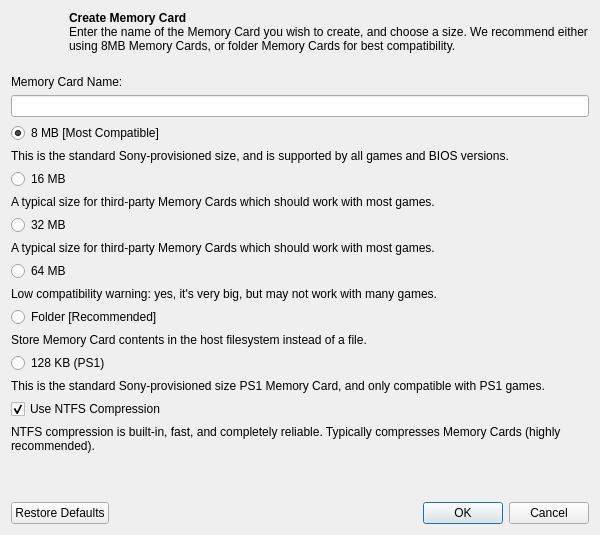
<?xml version="1.0" encoding="UTF-8"?>
<ui version="4.0">
 <class>MemoryCardCreateDialog</class>
 <widget class="QDialog" name="MemoryCardCreateDialog">
  <property name="geometry">
   <rect>
    <x>0</x>
    <y>0</y>
    <width>600</width>
    <height>535</height>
   </rect>
  </property>
  <property name="windowTitle">
   <string>Create Memory Card</string>
  </property>
  <property name="modal">
   <bool>true</bool>
  </property>
  <layout class="QVBoxLayout" name="mainLayout">
   <item>
    <layout class="QHBoxLayout" name="horizontalLayout" stretch="0,1">
     <property name="spacing">
      <number>10</number>
     </property>
     <property name="bottomMargin">
      <number>10</number>
     </property>
     <item>
      <widget class="QLabel" name="icon">
       <property name="minimumSize">
        <size>
         <width>48</width>
         <height>48</height>
        </size>
       </property>
       <property name="maximumSize">
        <size>
         <width>48</width>
         <height>48</height>
        </size>
       </property>
       <property name="pixmap">
        <pixmap resource="../resources/resources.qrc">:/icons/black/svg/memcard-line.svg</pixmap>
       </property>
       <property name="alignment">
        <set>Qt::AlignmentFlag::AlignLeading|Qt::AlignmentFlag::AlignLeft|Qt::AlignmentFlag::AlignTop</set>
       </property>
      </widget>
     </item>
     <item>
      <widget class="QLabel" name="label_2">
       <property name="text">
        <string>&lt;html&gt;&lt;head/&gt;&lt;body&gt;&lt;p&gt;&lt;span style=&quot; font-weight:700;&quot;&gt;Create Memory Card&lt;/span&gt;&lt;br /&gt;Enter the name of the Memory Card you wish to create, and choose a size. We recommend either using 8MB Memory Cards, or folder Memory Cards for best compatibility.&lt;/p&gt;&lt;/body&gt;&lt;/html&gt;</string>
       </property>
       <property name="textFormat">
        <enum>Qt::TextFormat::RichText</enum>
       </property>
       <property name="alignment">
        <set>Qt::AlignmentFlag::AlignLeading|Qt::AlignmentFlag::AlignLeft|Qt::AlignmentFlag::AlignTop</set>
       </property>
       <property name="wordWrap">
        <bool>true</bool>
       </property>
      </widget>
     </item>
    </layout>
   </item>
   <item>
    <layout class="QVBoxLayout" name="verticalLayout_7">
     <item>
      <widget class="QLabel" name="label_3">
       <property name="text">
        <string>Memory Card Name:</string>
       </property>
       <property name="buddy">
        <cstring>name</cstring>
       </property>
      </widget>
     </item>
     <item>
      <widget class="QLineEdit" name="name"/>
     </item>
    </layout>
   </item>
   <item>
    <layout class="QVBoxLayout" name="verticalLayout">
     <item>
      <widget class="QRadioButton" name="size8MB">
       <property name="text">
        <string>8 MB [Most Compatible]</string>
       </property>
       <property name="checked">
        <bool>true</bool>
       </property>
      </widget>
     </item>
     <item>
      <widget class="QLabel" name="label_4">
       <property name="text">
        <string>This is the standard Sony-provisioned size, and is supported by all games and BIOS versions.</string>
       </property>
       <property name="alignment">
        <set>Qt::AlignmentFlag::AlignLeading|Qt::AlignmentFlag::AlignLeft|Qt::AlignmentFlag::AlignTop</set>
       </property>
       <property name="wordWrap">
        <bool>true</bool>
       </property>
       <property name="buddy">
        <cstring>size8MB</cstring>
       </property>
      </widget>
     </item>
    </layout>
   </item>
   <item>
    <layout class="QVBoxLayout" name="verticalLayout_2">
     <item>
      <widget class="QRadioButton" name="size16MB">
       <property name="text">
        <string>16 MB</string>
       </property>
      </widget>
     </item>
     <item>
      <widget class="QLabel" name="label_5">
       <property name="text">
        <string>A typical size for third-party Memory Cards which should work with most games.</string>
       </property>
       <property name="alignment">
        <set>Qt::AlignmentFlag::AlignLeading|Qt::AlignmentFlag::AlignLeft|Qt::AlignmentFlag::AlignTop</set>
       </property>
       <property name="wordWrap">
        <bool>true</bool>
       </property>
       <property name="buddy">
        <cstring>size16MB</cstring>
       </property>
      </widget>
     </item>
    </layout>
   </item>
   <item>
    <layout class="QVBoxLayout" name="verticalLayout_3">
     <item>
      <widget class="QRadioButton" name="size32MB">
       <property name="text">
        <string>32 MB</string>
       </property>
      </widget>
     </item>
     <item>
      <widget class="QLabel" name="label_6">
       <property name="text">
        <string>A typical size for third-party Memory Cards which should work with most games.</string>
       </property>
       <property name="alignment">
        <set>Qt::AlignmentFlag::AlignLeading|Qt::AlignmentFlag::AlignLeft|Qt::AlignmentFlag::AlignTop</set>
       </property>
       <property name="wordWrap">
        <bool>true</bool>
       </property>
       <property name="buddy">
        <cstring>size32MB</cstring>
       </property>
      </widget>
     </item>
    </layout>
   </item>
   <item>
    <layout class="QVBoxLayout" name="verticalLayout_4">
     <item>
      <widget class="QRadioButton" name="size64MB">
       <property name="text">
        <string>64 MB</string>
       </property>
      </widget>
     </item>
     <item>
      <widget class="QLabel" name="label_7">
       <property name="text">
        <string>Low compatibility warning: yes, it's very big, but may not work with many games.</string>
       </property>
       <property name="alignment">
        <set>Qt::AlignmentFlag::AlignLeading|Qt::AlignmentFlag::AlignLeft|Qt::AlignmentFlag::AlignTop</set>
       </property>
       <property name="wordWrap">
        <bool>true</bool>
       </property>
       <property name="buddy">
        <cstring>size64MB</cstring>
       </property>
      </widget>
     </item>
    </layout>
   </item>
   <item>
    <layout class="QVBoxLayout" name="verticalLayout_5">
     <item>
      <widget class="QRadioButton" name="sizeFolder">
       <property name="text">
        <string>Folder [Recommended]</string>
       </property>
      </widget>
     </item>
     <item>
      <widget class="QLabel" name="label_8">
       <property name="text">
        <string>Store Memory Card contents in the host filesystem instead of a file.</string>
       </property>
       <property name="alignment">
        <set>Qt::AlignmentFlag::AlignLeading|Qt::AlignmentFlag::AlignLeft|Qt::AlignmentFlag::AlignTop</set>
       </property>
       <property name="wordWrap">
        <bool>true</bool>
       </property>
       <property name="buddy">
        <cstring>sizeFolder</cstring>
       </property>
      </widget>
     </item>
    </layout>
   </item>
   <item>
    <layout class="QVBoxLayout" name="verticalLayout_6">
     <item>
      <widget class="QRadioButton" name="size128KB">
       <property name="text">
        <string>128 KB (PS1)</string>
       </property>
      </widget>
     </item>
     <item>
      <widget class="QLabel" name="label_9">
       <property name="text">
        <string>This is the standard Sony-provisioned size PS1 Memory Card, and only compatible with PS1 games.</string>
       </property>
       <property name="alignment">
        <set>Qt::AlignmentFlag::AlignLeading|Qt::AlignmentFlag::AlignLeft|Qt::AlignmentFlag::AlignTop</set>
       </property>
       <property name="wordWrap">
        <bool>true</bool>
       </property>
       <property name="buddy">
        <cstring>size128KB</cstring>
       </property>
      </widget>
     </item>
    </layout>
   </item>
   <item>
    <layout class="QVBoxLayout" name="ntfsCompressionLayout">
     <item>
      <widget class="QCheckBox" name="ntfsCompression">
       <property name="text">
        <string>Use NTFS Compression</string>
       </property>
       <property name="checked">
        <bool>true</bool>
       </property>
      </widget>
     </item>
     <item>
      <widget class="QLabel" name="ntfsCompressionLabel">
       <property name="text">
        <string>NTFS compression is built-in, fast, and completely reliable. Typically compresses Memory Cards (highly recommended).</string>
       </property>
       <property name="alignment">
        <set>Qt::AlignmentFlag::AlignBottom|Qt::AlignmentFlag::AlignLeading|Qt::AlignmentFlag::AlignLeft</set>
       </property>
       <property name="wordWrap">
        <bool>true</bool>
       </property>
      </widget>
     </item>
    </layout>
   </item>
   <item>
    <spacer name="verticalSpacer">
     <property name="orientation">
      <enum>Qt::Orientation::Vertical</enum>
     </property>
     <property name="sizeHint" stdset="0">
      <size>
       <width>20</width>
       <height>40</height>
      </size>
     </property>
    </spacer>
   </item>
   <item>
    <widget class="QDialogButtonBox" name="buttonBox">
     <property name="orientation">
      <enum>Qt::Orientation::Horizontal</enum>
     </property>
     <property name="standardButtons">
      <set>QDialogButtonBox::StandardButton::Cancel|QDialogButtonBox::StandardButton::Ok|QDialogButtonBox::StandardButton::RestoreDefaults</set>
     </property>
    </widget>
   </item>
  </layout>
 </widget>
 <tabstops>
  <tabstop>name</tabstop>
  <tabstop>size8MB</tabstop>
  <tabstop>size16MB</tabstop>
  <tabstop>size32MB</tabstop>
  <tabstop>size64MB</tabstop>
  <tabstop>sizeFolder</tabstop>
  <tabstop>size128KB</tabstop>
  <tabstop>ntfsCompression</tabstop>
 </tabstops>
 <resources>
  <include location="../resources/resources.qrc"/>
 </resources>
 <connections>
  <connection>
   <sender>buttonBox</sender>
   <signal>accepted()</signal>
   <receiver>MemoryCardCreateDialog</receiver>
   <slot>accept()</slot>
   <hints>
    <hint type="sourcelabel">
     <x>248</x>
     <y>254</y>
    </hint>
    <hint type="destinationlabel">
     <x>157</x>
     <y>274</y>
    </hint>
   </hints>
  </connection>
  <connection>
   <sender>buttonBox</sender>
   <signal>rejected()</signal>
   <receiver>MemoryCardCreateDialog</receiver>
   <slot>reject()</slot>
   <hints>
    <hint type="sourcelabel">
     <x>316</x>
     <y>260</y>
    </hint>
    <hint type="destinationlabel">
     <x>286</x>
     <y>274</y>
    </hint>
   </hints>
  </connection>
 </connections>
</ui>
